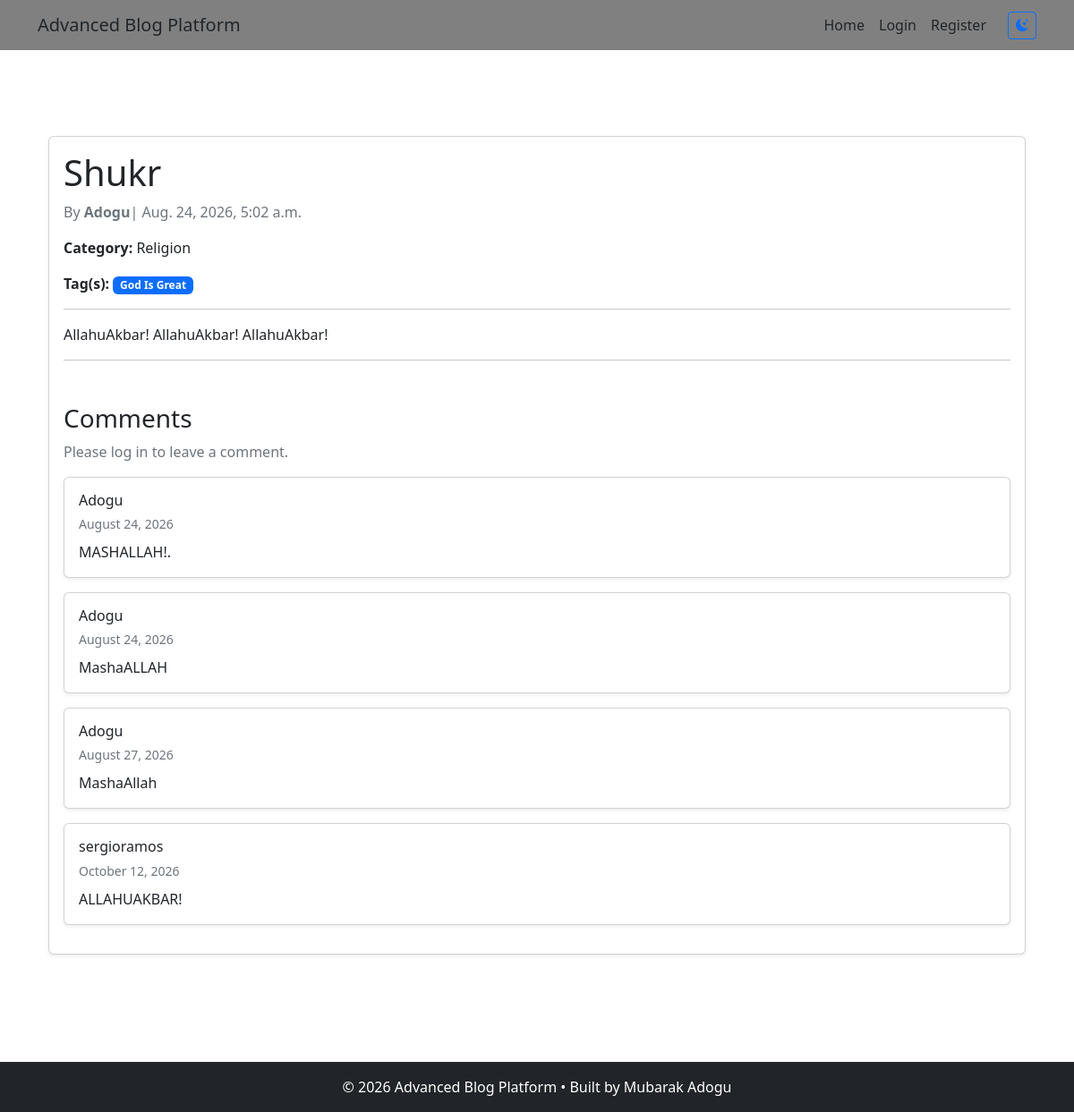
Page /posts/mashaallah-2/ on the committed database.
### account/models.py (models this page shows, shortened)
class Post(models.Model):
    DRAFT = "draft"
    PUBLISHED = "published"
    STATUS_CHOICES = [
        (DRAFT, "Draft"),
        (PUBLISHED, "Published"),
    ]
    status = models.CharField(
        max_length=10,
        choices=STATUS_CHOICES,
        default=PUBLISHED,
    )
    author = models.ForeignKey(User, on_delete=models.CASCADE, related_name="posts")
    category = models.ForeignKey(
        Category, on_delete=models.CASCADE, related_name="posts"
    )
    tags = models.ManyToManyField(Tag, blank=True, related_name="posts")
    title = models.CharField(max_length=200)
    slug = models.SlugField(unique=True, editable=False)
    content = models.TextField()
    image = models.ImageField(upload_to="posts/", blank=True, null=True)
    created_at = models.DateTimeField(auto_now_add=True)
    updated_at = models.DateTimeField(auto_now=True)

class Category(models.Model):
    name = models.CharField(max_length=100, unique=True)
    slug = models.SlugField(unique=True)
    def __str__(self):
        return self.name

class Tag(models.Model):
    name = models.CharField(max_length=30, unique=True)
    slug = models.SlugField(unique=True, editable=False)

### comments/models.py (models this page shows, shortened)
class Comment(models.Model):
    user = models.ForeignKey(User, on_delete=models.CASCADE, related_name="comments")
    post = models.ForeignKey(Post, on_delete=models.CASCADE, related_name="comments")
    content = models.TextField()
    created_at = models.DateTimeField(auto_now_add=True)

### blog/views.py (the view)
class PostDetailView(View):
    def get(self, request, slug):
        post = get_object_or_404(Post, slug=slug)
        user_bookmarked = (
            request.user.is_authenticated
            and Bookmark.objects.filter(
                user=request.user,
                post=post,
            ).exists()
        )
        likes = Like.objects.filter(post=post)
        like_count = likes.count()
        user_liked = (
            request.user.is_authenticated and likes.filter(user=request.user).exists()
        )
        comments = post.comments.all()
        form = CommentForm()
        return render(
            request,
            "blog/post_detail.html",
            {
                "post": post,
                "form": form,
                "comments": comments,
                "like_count": like_count,
                "user_liked": user_liked,
                "user_bookmarked": user_bookmarked,
            },
        )

### blog/templates/blog/post_detail.html (shortened to what this page needs)
{% extends "base.html" %}
{% block content %}
<div class="container mt-5">
    <div class="card mb-0 shadow-sm theme-card">
        <div class="card-body">
            <h1 class="card-title">{{ post.title }}</h1>
            <p class="theme-muted"> By <strong>{{post.author }}</strong>| {{ post.created_at }}</p>
            <p>
                <strong>Category:</strong> {{ post.category }}
            </p>
            <p>
                <strong>Tag(s):</strong>
                {% for tag in post.tags.all %}
                <span class="badge bg-primary">{{ tag.name }}</span>
                    {% empty %}
                        <span class="theme-muted">No tag(s)</span>
                {% endfor %}
            </p>
            <hr>
            <p class="card-text">
                {{ post.content }}
            </p>
            <hr>
            <h3 class="mt-5">Comments</h3>
{% if user.is_authenticated %}
    <form method="POST" action="{% url 'add_comment' post.slug %}">
        {% csrf_token %}
        {{ form.as_p }}
        <button type="submit" class="btn btn-primary mb-3">
            Add Comment
        </button>
    </form>
{% else %}
    <p class="theme-muted">
        Please log in to leave a comment.
    </p>
{% endif %}
{% for comment in comments %}
    <div class="card mb-3 shadow-sm theme-card">
        <div class="card-body">
            <h6 class="card-title mb-1">
                {{ comment.user }}
            </h6>
            <small class="theme-muted">
                {{ comment.created_at|date:"F d, Y" }}
            </small>
            <p class="card-text mt-2">
                {{ comment.content }}
            </p>
        </div>
    </div>
{% empty %}
    <p class="theme-muted">
        No comments available. Be the first to comment!
    </p>
{% endfor %}
        </div>
    </div>
{% endblock %}

### static/css/style.css (style rules this page uses)
:root { --bg-color: white; --text-color: #212529; --card-bg: white; --border-color: lightgrey; --navbar-bg: grey; --muted-text: #6c757d; }
body { background-color: var(--bg-color); color: var(--text-color); }
.theme-card { background-color: var(--card-bg); color: var(--text-color); }
.theme-muted { color: var(--muted-text); }

### rows in the picture
Post: title "Shukr", author "Adogu", created_at "Aug. 24, 2026, 5:02 a.m.", category "Religion", content "AllahuAkbar! AllahuAkbar! AllahuAkbar!"
Tag: name "God Is Great"
Comment: user "Adogu", created_at "August 24, 2026", content "MASHALLAH!."
Comment: user "Adogu", created_at "August 24, 2026", content "MashaALLAH"
Comment: user "Adogu", created_at "August 27, 2026", content "MashaAllah"
Comment: user "sergioramos", created_at "October 12, 2026", content "ALLAHUAKBAR!"
